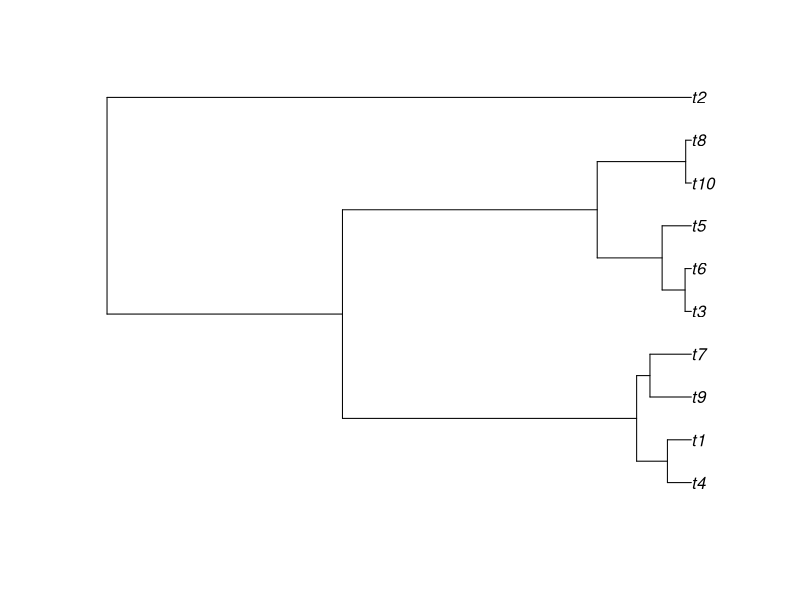
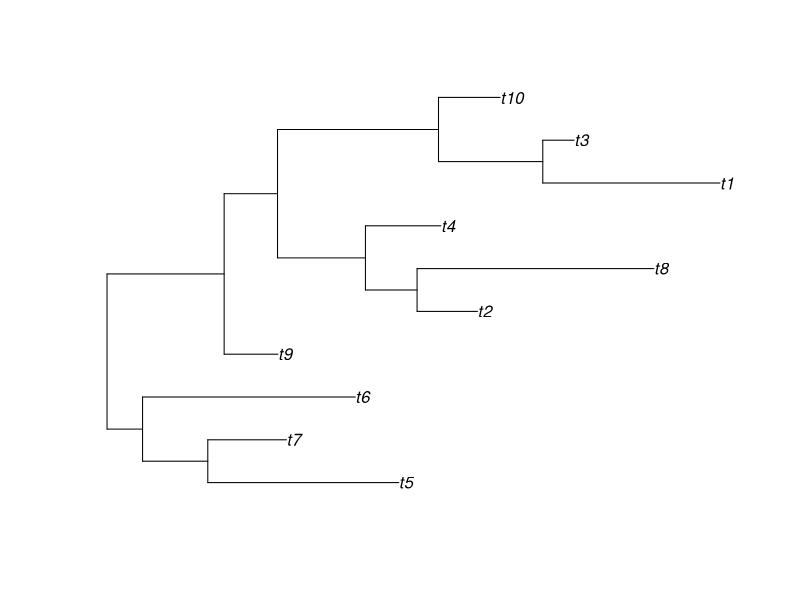

These figures' R source, in order:
library(ape);

phy_rcoal = rcoal(10)

svg(filename="CreateRandomPhylogenyRcoal.svg")
plot(phy_rcoal)
dev.off()
?rtree
phy_rtree = rtree(10)

svg(filename="CreateRandomPhylogenyRtree.svg")
plot(phy_rtree)
dev.off()
